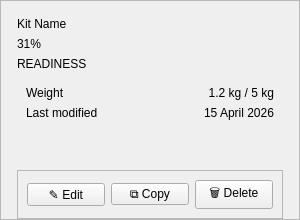
<?xml version="1.0" encoding="UTF-8"?>
<ui version="4.0">
 <class>Form</class>
 <widget class="QWidget" name="Form">
  <property name="geometry">
   <rect>
    <x>0</x>
    <y>0</y>
    <width>300</width>
    <height>220</height>
   </rect>
  </property>
  <property name="windowTitle">
   <string>Form</string>
  </property>
  <widget class="QFrame" name="kit_card">
   <property name="geometry">
    <rect>
     <x>0</x>
     <y>0</y>
     <width>300</width>
     <height>220</height>
    </rect>
   </property>
   <property name="frameShape">
    <enum>QFrame::Shape::StyledPanel</enum>
   </property>
   <property name="frameShadow">
    <enum>QFrame::Shadow::Raised</enum>
   </property>
   <layout class="QVBoxLayout" name="verticalLayout">
    <property name="leftMargin">
     <number>16</number>
    </property>
    <property name="topMargin">
     <number>16</number>
    </property>
    <property name="rightMargin">
     <number>16</number>
    </property>
    <property name="bottomMargin">
     <number>0</number>
    </property>
    <item>
     <widget class="QLabel" name="lbl_name">
      <property name="text">
       <string>Kit Name</string>
      </property>
     </widget>
    </item>
    <item>
     <widget class="QLabel" name="lbl_score">
      <property name="text">
       <string>31%</string>
      </property>
     </widget>
    </item>
    <item>
     <widget class="QLabel" name="lbl_readiness_caption">
      <property name="text">
       <string>READINESS</string>
      </property>
     </widget>
    </item>
    <item>
     <widget class="QWidget" name="widget_meta" native="true">
      <layout class="QFormLayout" name="formLayout">
       <item row="0" column="0">
        <widget class="QLabel" name="lbl_weight_label">
         <property name="text">
          <string>Weight</string>
         </property>
        </widget>
       </item>
       <item row="0" column="1">
        <widget class="QLabel" name="lbl_weight">
         <property name="text">
          <string>1.2 kg / 5 kg</string>
         </property>
         <property name="alignment">
          <set>Qt::AlignmentFlag::AlignRight</set>
         </property>
        </widget>
       </item>
       <item row="1" column="0">
        <widget class="QLabel" name="lbl_modified_label">
         <property name="text">
          <string>Last modified</string>
         </property>
        </widget>
       </item>
       <item row="1" column="1">
        <widget class="QLabel" name="lbl_modified">
         <property name="text">
          <string>15 April 2026</string>
         </property>
         <property name="alignment">
          <set>Qt::AlignmentFlag::AlignRight</set>
         </property>
        </widget>
       </item>
      </layout>
     </widget>
    </item>
    <item>
     <spacer name="verticalSpacer">
      <property name="orientation">
       <enum>Qt::Orientation::Vertical</enum>
      </property>
      <property name="sizeHint">
       <size>
        <width>20</width>
        <height>20</height>
       </size>
      </property>
     </spacer>
    </item>
    <item>
     <widget class="QFrame" name="footer">
      <property name="frameShape">
       <enum>QFrame::Shape::StyledPanel</enum>
      </property>
      <property name="frameShadow">
       <enum>QFrame::Shadow::Raised</enum>
      </property>
      <layout class="QHBoxLayout" name="horizontalLayout">
       <item>
        <widget class="QPushButton" name="btn_edit">
         <property name="text">
          <string>✎ Edit</string>
         </property>
        </widget>
       </item>
       <item>
        <widget class="QPushButton" name="btn_copy">
         <property name="text">
          <string>⧉ Copy</string>
         </property>
        </widget>
       </item>
       <item>
        <widget class="QPushButton" name="btn_delete">
         <property name="text">
          <string>🗑 Delete</string>
         </property>
        </widget>
       </item>
      </layout>
     </widget>
    </item>
   </layout>
  </widget>
 </widget>
 <resources/>
 <connections/>
</ui>
